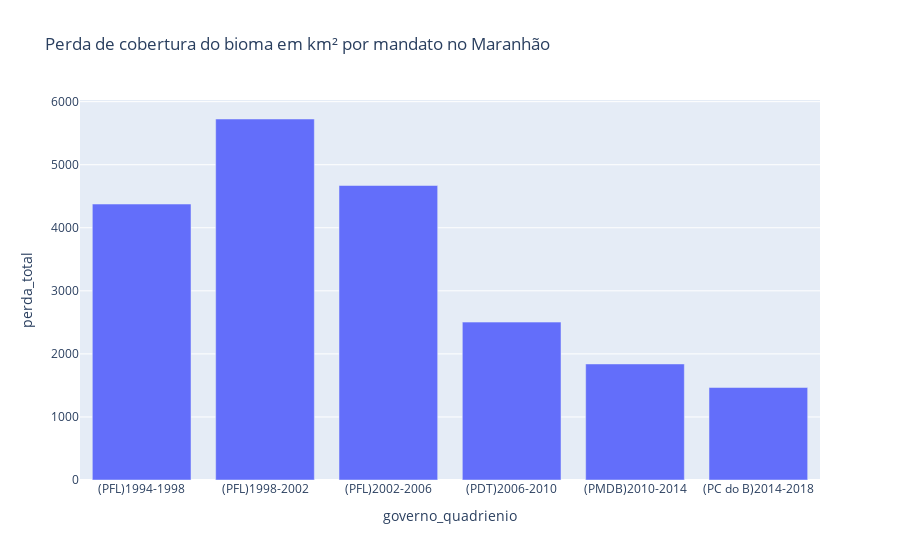

Notebook code for this chart:
### Markdown cell above
<b> Gráfico:

### Code cell
fig = px.bar(madb, x="governo_quadrienio", y="perda_total", title="Perda de cobertura do bioma em km² por mandato no Maranhão")
fig.show()

### Figure 1 — Plotly figure (JSON) as saved in the notebook; plotly's stock layout.template omitted (floating-point values rounded to 4 significant figures)
{"data": [{"alignmentgroup": "True", "hovertemplate": "governo_quadrienio=%{x}<br>perda_total=%{y}<extra></extra>", "legendgroup": "", "marker": {"color": "#636efa"}, "name": "", "offsetgroup": "", "orientation": "v", "showlegend": false, "textposition": "auto", "type": "bar", "x": ["(PFL)1994-1998", "(PFL)1998-2002", "(PFL)2002-2006", "(PDT)2006-2010", "(PMDB)2010-2014", "(PC do B)2014-2018"], "xaxis": "x", "y": [4376.0, 5725.0, 4670.0, 2504.0, 1840.0, 1466.0], "yaxis": "y"}], "layout": {"barmode": "relative", "legend": {"tracegroupgap": 0}, "title": {"text": "Perda de cobertura do bioma em km² por mandato no Maranhão"}, "xaxis": {"anchor": "y", "domain": [0, 1], "title": {"text": "governo_quadrienio"}}, "yaxis": {"anchor": "x", "domain": [0, 1], "title": {"text": "perda_total"}}}}
